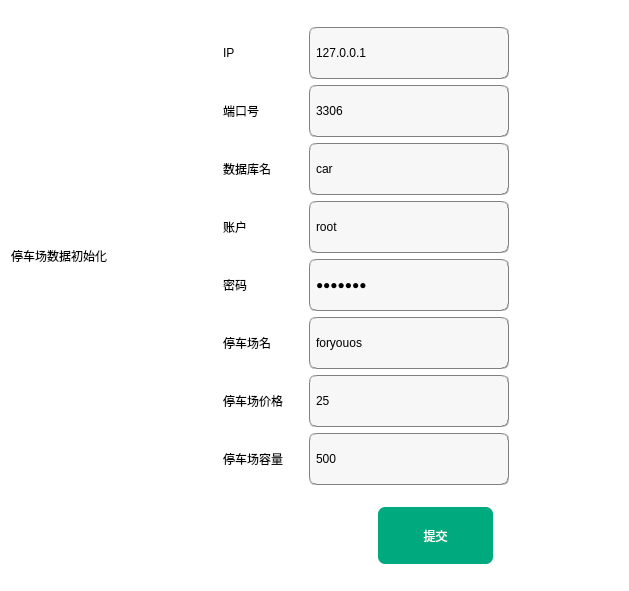
<?xml version="1.0" encoding="UTF-8"?>
<ui version="4.0">
 <class>initFile</class>
 <widget class="QWidget" name="initFile">
  <property name="enabled">
   <bool>true</bool>
  </property>
  <property name="geometry">
   <rect>
    <x>0</x>
    <y>0</y>
    <width>629</width>
    <height>591</height>
   </rect>
  </property>
  <property name="sizePolicy">
   <sizepolicy hsizetype="Minimum" vsizetype="Minimum">
    <horstretch>0</horstretch>
    <verstretch>0</verstretch>
   </sizepolicy>
  </property>
  <property name="minimumSize">
   <size>
    <width>629</width>
    <height>591</height>
   </size>
  </property>
  <property name="maximumSize">
   <size>
    <width>644</width>
    <height>591</height>
   </size>
  </property>
  <property name="windowTitle">
   <string>Form</string>
  </property>
  <property name="styleSheet">
   <string notr="true">background-color: rgb(255, 255, 255);</string>
  </property>
  <layout class="QVBoxLayout" name="verticalLayout_3">
   <item>
    <layout class="QHBoxLayout" name="horizontalLayout_2">
     <item>
      <widget class="QLabel" name="label">
       <property name="styleSheet">
        <string notr="true">font: 15pt &quot;字心坊猫的天空之城（特别定制版）&quot;;</string>
       </property>
       <property name="text">
        <string>停车场数据初始化</string>
       </property>
       <property name="textFormat">
        <enum>Qt::AutoText</enum>
       </property>
       <property name="alignment">
        <set>Qt::AlignCenter</set>
       </property>
       <property name="margin">
        <number>50</number>
       </property>
       <property name="indent">
        <number>-1</number>
       </property>
      </widget>
     </item>
     <item>
      <spacer name="horizontalSpacer">
       <property name="orientation">
        <enum>Qt::Horizontal</enum>
       </property>
       <property name="sizeHint" stdset="0">
        <size>
         <width>40</width>
         <height>20</height>
        </size>
       </property>
      </spacer>
     </item>
     <item>
      <layout class="QHBoxLayout" name="horizontalLayout">
       <item>
        <layout class="QVBoxLayout" name="verticalLayout">
         <item>
          <widget class="QLabel" name="label_2">
           <property name="styleSheet">
            <string notr="true">font: 15pt &quot;字心坊猫的天空之城（特别定制版）&quot;;</string>
           </property>
           <property name="text">
            <string>IP</string>
           </property>
          </widget>
         </item>
         <item>
          <widget class="QLabel" name="label_3">
           <property name="styleSheet">
            <string notr="true">font: 15pt &quot;字心坊猫的天空之城（特别定制版）&quot;;</string>
           </property>
           <property name="text">
            <string>端口号</string>
           </property>
          </widget>
         </item>
         <item>
          <widget class="QLabel" name="label_4">
           <property name="styleSheet">
            <string notr="true">font: 15pt &quot;字心坊猫的天空之城（特别定制版）&quot;;</string>
           </property>
           <property name="text">
            <string>数据库名</string>
           </property>
          </widget>
         </item>
         <item>
          <widget class="QLabel" name="label_5">
           <property name="styleSheet">
            <string notr="true">font: 15pt &quot;字心坊猫的天空之城（特别定制版）&quot;;</string>
           </property>
           <property name="text">
            <string>账户</string>
           </property>
          </widget>
         </item>
         <item>
          <widget class="QLabel" name="label_6">
           <property name="styleSheet">
            <string notr="true">font: 15pt &quot;字心坊猫的天空之城（特别定制版）&quot;;</string>
           </property>
           <property name="text">
            <string>密码</string>
           </property>
          </widget>
         </item>
         <item>
          <widget class="QLabel" name="label_7">
           <property name="styleSheet">
            <string notr="true">font: 15pt &quot;字心坊猫的天空之城（特别定制版）&quot;;</string>
           </property>
           <property name="text">
            <string>停车场名</string>
           </property>
          </widget>
         </item>
         <item>
          <widget class="QLabel" name="label_8">
           <property name="styleSheet">
            <string notr="true">font: 15pt &quot;字心坊猫的天空之城（特别定制版）&quot;;</string>
           </property>
           <property name="text">
            <string>停车场价格</string>
           </property>
          </widget>
         </item>
         <item>
          <widget class="QLabel" name="label_9">
           <property name="styleSheet">
            <string notr="true">font: 15pt &quot;字心坊猫的天空之城（特别定制版）&quot;;</string>
           </property>
           <property name="text">
            <string>停车场容量</string>
           </property>
          </widget>
         </item>
        </layout>
       </item>
       <item>
        <layout class="QVBoxLayout" name="verticalLayout_2">
         <property name="leftMargin">
          <number>20</number>
         </property>
         <item>
          <widget class="QLineEdit" name="IP">
           <property name="minimumSize">
            <size>
             <width>1</width>
             <height>52</height>
            </size>
           </property>
           <property name="styleSheet">
            <string notr="true">background-color: rgb(247, 247, 247);
border:1px groove gray;
border-radius:7px;
padding:2px 4px;
font: 10pt &quot;华文隶书&quot;;</string>
           </property>
           <property name="text">
            <string>127.0.0.1</string>
           </property>
           <property name="placeholderText">
            <string>请输入IP</string>
           </property>
          </widget>
         </item>
         <item>
          <widget class="QLineEdit" name="PORT">
           <property name="minimumSize">
            <size>
             <width>0</width>
             <height>52</height>
            </size>
           </property>
           <property name="styleSheet">
            <string notr="true">background-color: rgb(247, 247, 247);
border:1px groove gray;
border-radius:7px;
padding:2px 4px;
font: 10pt &quot;华文隶书&quot;;</string>
           </property>
           <property name="text">
            <string>3306</string>
           </property>
           <property name="placeholderText">
            <string>请输入端口号</string>
           </property>
          </widget>
         </item>
         <item>
          <widget class="QLineEdit" name="database">
           <property name="minimumSize">
            <size>
             <width>0</width>
             <height>52</height>
            </size>
           </property>
           <property name="styleSheet">
            <string notr="true">background-color: rgb(247, 247, 247);
border:1px groove gray;
border-radius:7px;
padding:2px 4px;
font: 10pt &quot;华文隶书&quot;;</string>
           </property>
           <property name="text">
            <string>car</string>
           </property>
           <property name="placeholderText">
            <string>请输入数据库名</string>
           </property>
          </widget>
         </item>
         <item>
          <widget class="QLineEdit" name="account">
           <property name="minimumSize">
            <size>
             <width>200</width>
             <height>52</height>
            </size>
           </property>
           <property name="styleSheet">
            <string notr="true">background-color: rgb(247, 247, 247);
border:1px groove gray;
border-radius:7px;
padding:2px 4px;
font: 10pt &quot;华文隶书&quot;;</string>
           </property>
           <property name="text">
            <string>root</string>
           </property>
           <property name="placeholderText">
            <string>请输入账户</string>
           </property>
          </widget>
         </item>
         <item>
          <widget class="QLineEdit" name="password">
           <property name="minimumSize">
            <size>
             <width>0</width>
             <height>52</height>
            </size>
           </property>
           <property name="styleSheet">
            <string notr="true">background-color: rgb(247, 247, 247);
border:1px groove gray;
border-radius:7px;
padding:2px 4px;
font: 10pt &quot;华文隶书&quot;;</string>
           </property>
           <property name="text">
            <string>5211314</string>
           </property>
           <property name="echoMode">
            <enum>QLineEdit::Password</enum>
           </property>
           <property name="placeholderText">
            <string>请输入密码</string>
           </property>
          </widget>
         </item>
         <item>
          <widget class="QLineEdit" name="parking_name">
           <property name="minimumSize">
            <size>
             <width>0</width>
             <height>52</height>
            </size>
           </property>
           <property name="styleSheet">
            <string notr="true">background-color: rgb(247, 247, 247);
border:1px groove gray;
border-radius:7px;
padding:2px 4px;
font: 10pt &quot;华文隶书&quot;;</string>
           </property>
           <property name="text">
            <string>foryouos</string>
           </property>
           <property name="placeholderText">
            <string>请输入停车场名</string>
           </property>
          </widget>
         </item>
         <item>
          <widget class="QLineEdit" name="park_fee">
           <property name="minimumSize">
            <size>
             <width>0</width>
             <height>52</height>
            </size>
           </property>
           <property name="styleSheet">
            <string notr="true">background-color: rgb(247, 247, 247);
border:1px groove gray;
border-radius:7px;
padding:2px 4px;
font: 10pt &quot;华文隶书&quot;;</string>
           </property>
           <property name="text">
            <string>25</string>
           </property>
           <property name="placeholderText">
            <string>请输入停车场 单价每小时</string>
           </property>
          </widget>
         </item>
         <item>
          <widget class="QLineEdit" name="park_count">
           <property name="minimumSize">
            <size>
             <width>0</width>
             <height>52</height>
            </size>
           </property>
           <property name="styleSheet">
            <string notr="true">background-color: rgb(247, 247, 247);
border:1px groove gray;
border-radius:7px;
padding:2px 4px;
font: 10pt &quot;华文隶书&quot;;</string>
           </property>
           <property name="text">
            <string>500</string>
           </property>
           <property name="placeholderText">
            <string>停车场总容量</string>
           </property>
          </widget>
         </item>
        </layout>
       </item>
      </layout>
     </item>
     <item>
      <spacer name="horizontalSpacer_2">
       <property name="orientation">
        <enum>Qt::Horizontal</enum>
       </property>
       <property name="sizeHint" stdset="0">
        <size>
         <width>40</width>
         <height>20</height>
        </size>
       </property>
      </spacer>
     </item>
    </layout>
   </item>
   <item>
    <layout class="QHBoxLayout" name="horizontalLayout_3">
     <item>
      <widget class="QPushButton" name="cancel_submit">
       <property name="sizePolicy">
        <sizepolicy hsizetype="Fixed" vsizetype="Fixed">
         <horstretch>0</horstretch>
         <verstretch>0</verstretch>
        </sizepolicy>
       </property>
       <property name="minimumSize">
        <size>
         <width>115</width>
         <height>57</height>
        </size>
       </property>
       <property name="contextMenuPolicy">
        <enum>Qt::DefaultContextMenu</enum>
       </property>
       <property name="layoutDirection">
        <enum>Qt::LeftToRight</enum>
       </property>
       <property name="styleSheet">
        <string notr="true">background-color: rgbrgb(255, 85, 0);
color: rgb(255, 255, 255);
font: 25 9pt &quot;Bahnschrift Light&quot;;
font: 10pt &quot;华文隶书&quot;;
border-radius:7px;</string>
       </property>
       <property name="locale">
        <locale language="Chinese" country="China"/>
       </property>
       <property name="text">
        <string>取消</string>
       </property>
      </widget>
     </item>
     <item>
      <widget class="QPushButton" name="submit_init">
       <property name="sizePolicy">
        <sizepolicy hsizetype="Fixed" vsizetype="Fixed">
         <horstretch>0</horstretch>
         <verstretch>0</verstretch>
        </sizepolicy>
       </property>
       <property name="minimumSize">
        <size>
         <width>115</width>
         <height>57</height>
        </size>
       </property>
       <property name="contextMenuPolicy">
        <enum>Qt::DefaultContextMenu</enum>
       </property>
       <property name="layoutDirection">
        <enum>Qt::LeftToRight</enum>
       </property>
       <property name="styleSheet">
        <string notr="true">background-color: rgb(0, 170, 127);
color: rgb(255, 255, 255);
font: 25 9pt &quot;Bahnschrift Light&quot;;
font: 10pt &quot;华文隶书&quot;;
border-radius:7px;</string>
       </property>
       <property name="locale">
        <locale language="Chinese" country="China"/>
       </property>
       <property name="text">
        <string>提交</string>
       </property>
      </widget>
     </item>
    </layout>
   </item>
  </layout>
 </widget>
 <resources/>
 <connections/>
</ui>
